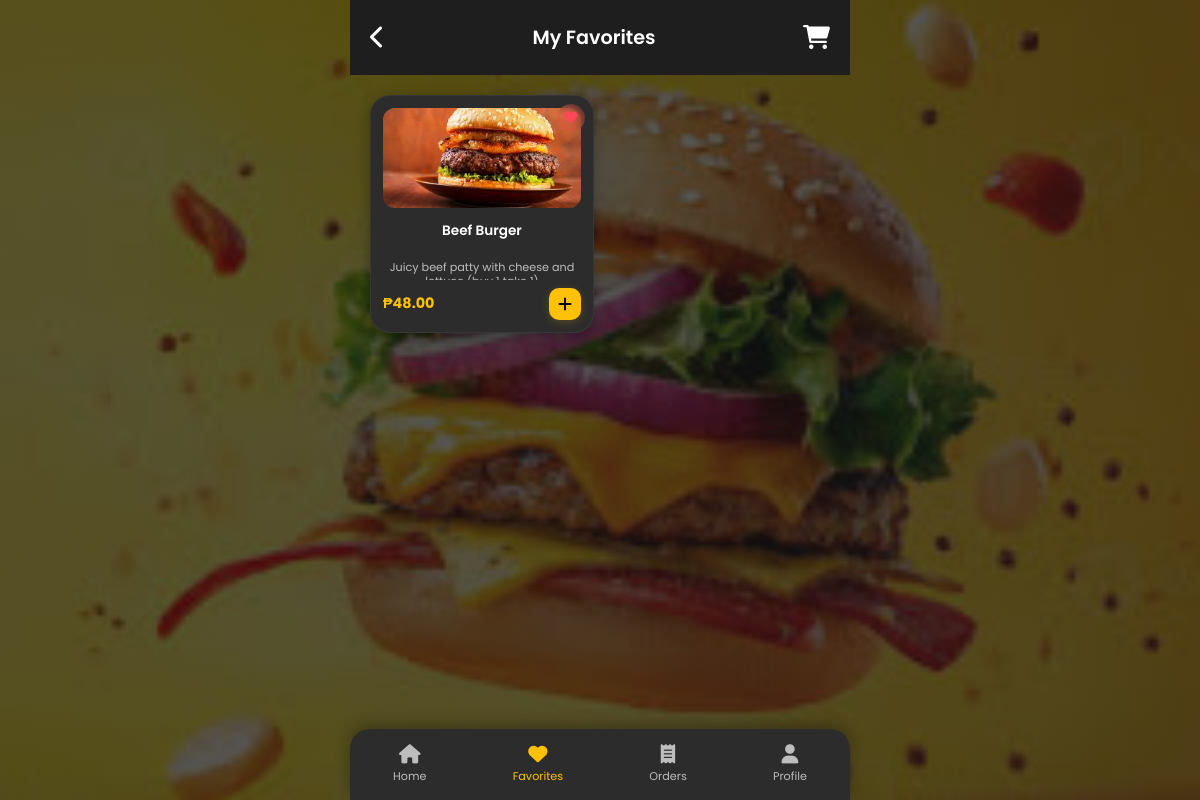
The page /favorites.php (signed in) on the database its author committed.
### tables this page shows
CREATE TABLE `products` (
  `id` int(11) NOT NULL,
  `category_id` int(11) DEFAULT NULL,
  `name` varchar(100) NOT NULL,
  `description` text DEFAULT NULL,
  `price` decimal(10,2) NOT NULL,
  `image` varchar(255) DEFAULT NULL,
  `is_available` tinyint(1) DEFAULT 1
);

### favorites.php (the view, shortened to what this page needs)
<?php
require_once 'config/db.php';
$user_id = $_SESSION['user_id'];
$stmt = $pdo->prepare("
    SELECT p.*
    FROM products p
    JOIN favorites f ON p.id = f.product_id
    WHERE f.user_id = ? AND p.is_available = 1
");
$stmt->execute([$user_id]);
$favorites = $stmt->fetchAll();
?>
<!DOCTYPE html>
<html lang="en">
<head>
    <link rel="stylesheet" href="assets/css/style.css">
    <link rel="stylesheet" href="https://cdnjs.cloudflare.com/ajax/libs/font-awesome/6.0.0/css/all.min.css">
</head>
<body>
    <header>
        <a href="index.php" class="icon-btn" style="text-decoration: none; color: white;">
            <i class="fas fa-chevron-left"></i>
        </a>
        <div class="header-title">My Favorites</div>
        <button class="icon-btn" id="cart-icon">
            <i class="fas fa-shopping-cart"></i>
        </button>
    </header>
    <div class="products-grid" style="margin-top: 20px;">
        <?php if (empty($favorites)): ?>
            <div style="grid-column: 1 / -1; text-align: center; padding: 50px 20px; color: var(--text-gray);">
                <i class="far fa-heart" style="font-size: 3rem; margin-bottom: 20px; display: block;"></i>
                <p>You haven't added any favorites yet.</p>
                <a href="index.php" class="checkout-btn" style="display: inline-block; text-decoration: none; width: auto; padding: 10px 30px; margin-top: 20px;">Go Shopping</a>
            </div>
        <?php else: ?>
            <?php foreach ($favorites as $product): ?>
                <div class="product-card" id="product-<?php echo $product['id']; ?>">
                    <button class="favorite-btn active"
                            onclick="toggleFavorite(<?php echo $product['id']; ?>, this)">
                        <i class="fas fa-heart"></i>
                    </button>
                    <img src="assets/images/<?php echo $product['image']; ?>" alt="<?php echo $product['name']; ?>" class="product-image">
                    <div class="product-name"><?php echo $product['name']; ?></div>
                    <div class="product-desc"><?php echo $product['description']; ?></div>
                    <div class="product-footer">
                        <div class="product-price">₱<?php echo number_format($product['price'], 2); ?></div>
                        <button class="add-to-cart" onclick="addToCart(<?php echo $product['id']; ?>, '<?php echo addslashes($product['name']); ?>', <?php echo $product['price']; ?>, '<?php echo $product['image']; ?>')">
                            <i class="fas fa-plus"></i>
                        </button>
                    </div>
                </div>
            <?php endforeach; ?>
        <?php endif; ?>
    </div>
    <nav class="bottom-nav">
        <a href="index.php" class="nav-item">
            <i class="fas fa-home"></i>
            <span>Home</span>
        </a>
        <a href="favorites.php" class="nav-item active">
            <i class="fas fa-heart"></i>
            <span>Favorites</span>
        </a>
        <a href="orders.php" class="nav-item">
            <i class="fas fa-receipt"></i>
            <span>Orders</span>
        </a>
        <a href="profile.php" class="nav-item">
            <i class="fas fa-user"></i>
            <span>Profile</span>
        </a>
    </nav>
</body>
</html>

### assets/css/style.css (style rules this page uses)
:root { --bg-primary: #1E1E1E; --bg-secondary: #2C2C2C; --accent: #FFC107; --accent-hover: #e0a800; --text-white: #FFFFFF; --text-gray: #BDBDBD; --card-shadow: 0 4px 15px rgba(0, 0, 0, 0.3); --radius-lg: 20px; --radius-md: 15px; --transition: 0.3s ease; }
* { margin: 0; padding: 0; box-sizing: border-box; font-family: 'Poppins', sans-serif; }
body { background-color: var(--bg-primary); color: var(--text-white); max-width: 500px; margin: 0 auto; min-height: 100vh; padding-bottom: 80px; }
header { display: flex; justify-content: space-between; align-items: center; padding: 20px; position: sticky; top: 0; background-color: var(--bg-primary); z-index: 100; }
.header-title { font-size: 1.2rem; font-weight: 600; }
.icon-btn { background: none; border: none; color: var(--text-white); font-size: 1.5rem; cursor: pointer; position: relative; }
.products-grid { display: grid; grid-template-columns: repeat(2, 1fr); gap: 12px; padding: 0 20px; }
.product-card { position: relative; background-color: var(--bg-secondary); border-radius: var(--radius-lg); padding: 12px; text-align: center; box-shadow: var(--card-shadow); transition: var(--transition); border: 1px solid rgba(255, 255, 255, 0.05); }
.product-image { width: 100%; height: 100px; object-fit: cover; margin-bottom: 8px; border-radius: 12px; background: #333; }
.product-name { font-size: 0.85rem; font-weight: 600; margin-bottom: 4px; line-height: 1.2; height: 2.4em; overflow: hidden; display: -webkit-box; -webkit-line-clamp: 2; line-clamp: 2; -webkit-box-orient: vertical; }
.product-desc { font-size: 0.7rem; color: var(--text-gray); margin-bottom: 8px; display: -webkit-box; -webkit-line-clamp: 2; line-clamp: 2; -webkit-box-orient: vertical; overflow: hidden; line-height: 1.3; height: 1.8em; }
.product-footer { display: flex; justify-content: space-between; align-items: center; margin-top: auto; }
.product-price { font-weight: 700; color: var(--accent); font-size: 0.9rem; }
.add-to-cart { background-color: var(--accent); border: none; width: 32px; height: 32px; border-radius: 10px; cursor: pointer; display: flex; align-items: center; justify-content: center; font-size: 1rem; transition: var(--transition); box-shadow: 0 2px 8px rgba(255, 193, 7, 0.2); }
.favorite-btn { position: absolute; top: 8px; right: 8px; background: rgba(255, 255, 255, 0.1); border: none; width: 28px; height: 28px; border-radius: 50%; cursor: pointer; display: flex; align-items: center; justify-content: center; color: var(--text-white); transition: var(--transition); z-index: 10; backdrop-filter: blur(4px); }
.favorite-btn.active { color: #ff4757; background: rgba(255, 71, 87, 0.2); }
.bottom-nav { position: fixed; bottom: 0; width: 100%; max-width: 500px; background-color: var(--bg-secondary); display: flex; justify-content: space-around; padding: 15px 0; border-top-left-radius: var(--radius-lg); border-top-right-radius: var(--radius-lg); box-shadow: 0 -4px 15px rgba(0, 0, 0, 0.3); }
.nav-item { display: flex; flex-direction: column; align-items: center; color: var(--text-gray); text-decoration: none; font-size: 0.7rem; gap: 5px; transition: var(--transition); }
.nav-item.active { color: var(--accent); }
.nav-item i { font-size: 1.2rem; }

### favorites.php (style rules this page uses)
body { background: linear-gradient(135deg, rgba(10, 10, 10, 0.68), rgba(24, 24, 24, 0.74)), url('assets/images/bg.jpg') center center / cover no-repeat fixed !important; }

### rows shown on the page
products: image (picture), name "Beef Burger", description "Juicy beef patty with cheese…", price "48.00"
